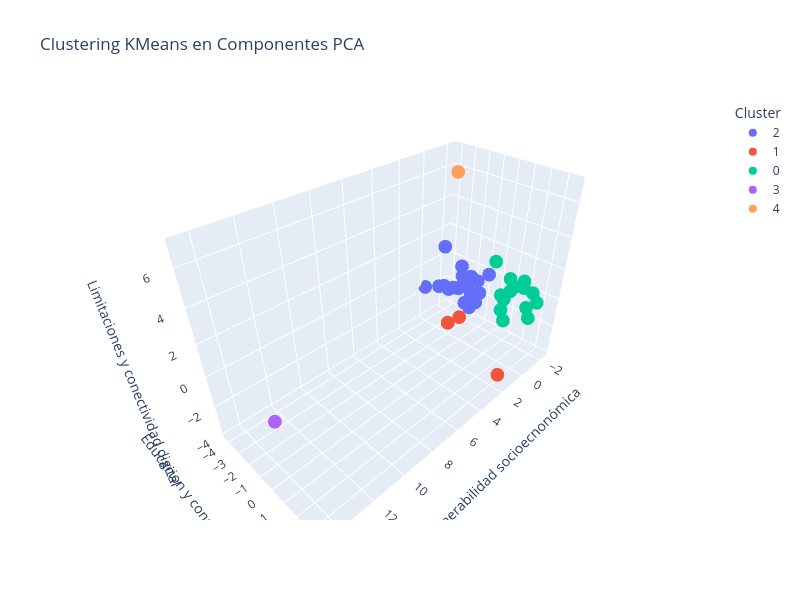

The code cell stored with this chart in its notebook:
### Code cell
# realizar clustering con KMeans usando los componentes de PCA
from sklearn.cluster import KMeans

kmeans_pca = KMeans(n_clusters=5, random_state=42)
clusters_pca = kmeans_pca.fit_predict(X_pca_3_df)
base_lima["cluster_pca"] = clusters_pca

# realizar clustering con KMeans usando los componentes de NMF
kmeans_nmf = KMeans(n_clusters=5, random_state=42)
clusters_nmf = kmeans_nmf.fit_predict(W_df)
base_lima["cluster_nmf"] = clusters_nmf

# visualizar clusters en el espacio de los componentes PCA en 3 dimensiones
import plotly.express as px

fig = px.scatter_3d(
    data_frame=X_pca_3_df,
    x="Vulnerabilidad socioecnonómica",
    y="Educación y condiciones del hogar",
    z="Limitaciones y conectividad digital",
    color=base_lima["cluster_pca"].astype(str),
    width=800,
    height=600,
    title="Clustering KMeans en Componentes PCA",
    labels={
        "Vulnerabilidad socioeconómica": "Vulnerabilidad socioeconómica",
        "Educación y condiciones del hogar": "Educacion y condiciones del hogar",
        "Limitaciones y conectividad digital": "Limitaciones y conectividad digital",
        "color": "Cluster"
    }
)

fig.show()

### Figure 1 — Plotly figure (JSON) as saved in the notebook; plotly's stock layout.template omitted (floating-point values rounded to 4 significant figures)
{"data": [{"hovertemplate": "Cluster=2<br>Vulnerabilidad socioecnonómica=%{x}<br>Educacion y condiciones del hogar=%{y}<br>Limitaciones y conectividad digital=%{z}<extra></extra>", "legendgroup": "2", "marker": {"color": "#636efa", "symbol": "circle"}, "mode": "markers", "name": "2", "scene": "scene", "showlegend": true, "type": "scatter3d", "x": [-0.2834, 0.2942, -0.6325, -0.07887, -0.9475, 0.468, -0.04481, -0.6647, -0.115, 0.03286, -0.7139, -0.965, 0.3571, 0.02817, -0.1915, -0.2986, -1.013, -1.244, -0.8912, -0.1989, -0.7713, -0.6877], "y": [-0.197, -1.009, -1.218, -2.58, -0.4421, -2.215, -0.4663, -1.228, -1.219, -0.4267, -1.439, -1.534, -1.483, -2.901, -4.269, -2.381, -1.899, -0.09148, -1.134, -0.1564, -1.064, -1.904], "z": [0.538, 1.466, -0.3526, -0.7592, -0.7199, 2.374, -0.3832, -0.2279, 0.5304, -1.313, 0.000194, -1.998, -0.2042, -0.8909, -1.662, -1.017, -0.9087, 0.6283, 0.1904, -0.9203, -0.1083, -0.9172]}, {"hovertemplate": "Cluster=1<br>Vulnerabilidad socioecnonómica=%{x}<br>Educacion y condiciones del hogar=%{y}<br>Limitaciones y conectividad digital=%{z}<extra></extra>", "legendgroup": "1", "marker": {"color": "#EF553B", "symbol": "circle"}, "mode": "markers", "name": "1", "scene": "scene", "showlegend": true, "type": "scatter3d", "x": [1.684, 1.285, 2.324], "y": [0.1319, 2.972, -0.1862], "z": [-0.9197, -3.876, -1.16]}, {"hovertemplate": "Cluster=0<br>Vulnerabilidad socioecnonómica=%{x}<br>Educacion y condiciones del hogar=%{y}<br>Limitaciones y conectividad digital=%{z}<extra></extra>", "legendgroup": "0", "marker": {"color": "#00cc96", "symbol": "circle"}, "mode": "markers", "name": "0", "scene": "scene", "showlegend": true, "type": "scatter3d", "x": [-0.6031, -1.429, 0.1732, -2.252, -1.036, -0.9678, -0.165, -0.9199, 0.05371, -1.38, -1.573, -0.7298, -1.339, 0.5739], "y": [3.051, 0.172, 2.15, 1.774, 2.472, 1.083, 1.688, 1.606, 3.616, 3.244, 2.798, 1.811, 1.679, 2.245], "z": [0.05929, 1.562, -0.9023, 0.5284, 0.9312, -0.1773, -0.5573, 1.208, -0.03556, 0.1234, 0.4835, 0.5427, 0.4996, 0.8037]}, {"hovertemplate": "Cluster=3<br>Vulnerabilidad socioecnonómica=%{x}<br>Educacion y condiciones del hogar=%{y}<br>Limitaciones y conectividad digital=%{z}<extra></extra>", "legendgroup": "3", "marker": {"color": "#ab63fa", "symbol": "circle"}, "mode": "markers", "name": "3", "scene": "scene", "showlegend": true, "type": "scatter3d", "x": [14.48], "y": [0.647], "z": [0.5367]}, {"hovertemplate": "Cluster=4<br>Vulnerabilidad socioecnonómica=%{x}<br>Educacion y condiciones del hogar=%{y}<br>Limitaciones y conectividad digital=%{z}<extra></extra>", "legendgroup": "4", "marker": {"color": "#FFA15A", "symbol": "circle"}, "mode": "markers", "name": "4", "scene": "scene", "showlegend": true, "type": "scatter3d", "x": [0.3823], "y": [-1.698], "z": [7.005]}], "layout": {"height": 600, "legend": {"title": {"text": "Cluster"}, "tracegroupgap": 0}, "scene": {"domain": {"x": [0, 1], "y": [0, 1]}, "xaxis": {"title": {"text": "Vulnerabilidad socioecnonómica"}}, "yaxis": {"title": {"text": "Educacion y condiciones del hogar"}}, "zaxis": {"title": {"text": "Limitaciones y conectividad digital"}}}, "title": {"text": "Clustering KMeans en Componentes PCA"}, "width": 800}}
